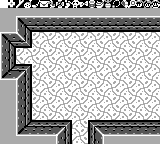

Tiled map render using the project's own tile images. Description and the whole map definition, tile-layer contents included, below:
An orthogonal 20x18 tile map with 8x8 px tiles, 2 tile layers (bg, Tile Layer 1), 6 tilesets.

<map version="1.2" tiledversion="1.2.2" orientation="orthogonal" renderorder="right-down" width="20" height="18" tilewidth="8" tileheight="8" infinite="0" nextlayerid="3" nextobjectid="1">
 <tileset firstgid="1" source="floor-i.tsx" />
 <tileset firstgid="17" source="items-2.tsx" />
 <tileset firstgid="81" source="overworld-landscape.tsx" />
 <tileset firstgid="177" source="dungeon-items.tsx" />
 <tileset firstgid="193" source="walls-a.tsx" />
 <tileset firstgid="225" source="font.tsx" />
 <layer id="1" name="bg" width="20" height="18">
  <data encoding="csv">
157,66,67,68,69,70,71,72,73,74,65,192,190,191,58,157,157,157,157,157,
1,2,1,2,1,2,1,2,1,2,1,2,1,2,1,2,1,2,1,2,
3,4,3,4,3,4,3,4,3,4,3,4,3,4,3,4,3,4,3,4,
1,2,1,2,1,2,1,2,1,2,1,2,1,2,1,2,1,2,1,2,
3,4,3,4,3,4,3,4,3,4,3,4,3,4,3,4,3,4,3,4,
1,2,1,2,1,2,1,2,1,2,1,2,1,2,1,2,1,2,1,2,
3,4,3,4,3,4,3,4,3,4,3,4,3,4,3,4,3,4,3,4,
1,2,1,2,1,2,1,2,1,2,1,2,1,2,1,2,1,2,1,2,
3,4,3,4,3,4,3,4,3,4,3,4,3,4,3,4,3,4,3,4,
1,2,1,2,1,2,1,2,1,2,1,2,1,2,1,2,1,2,1,2,
3,4,3,4,3,4,3,4,3,4,3,4,3,4,3,4,3,4,3,4,
1,2,1,2,1,2,1,2,1,2,1,2,1,2,1,2,1,2,1,2,
3,4,3,4,3,4,3,4,3,4,3,4,3,4,3,4,3,4,3,4,
1,2,1,2,1,2,1,2,1,2,1,2,1,2,1,2,1,2,1,2,
3,4,3,4,3,4,3,4,3,4,3,4,3,4,3,4,3,4,3,4,
1,2,1,2,1,2,1,2,1,2,1,2,1,2,1,2,1,2,1,2,
3,4,3,4,3,4,3,4,3,4,3,4,3,4,3,4,3,4,3,4,
1,2,1,2,1,2,1,2,1,2,1,2,1,2,1,2,1,2,1,2
</data>
 </layer>
 <layer id="2" name="Tile Layer 1" width="20" height="18">
  <data encoding="csv">
176,359,372,373,375,360,361,362,363,365,369,370,371,374,377,378,379,366,367,368,
173,173,173,173,173,173,173,173,173,173,173,173,173,173,173,173,173,173,173,173,
173,173,2684354755,2684354763,2684354763,2684354763,2684354763,2684354763,2684354763,2684354763,2684354763,2684354763,2684354763,2684354763,2684354763,2684354763,2684354763,2684354763,2684354763,2684354763,
173,173,203,2684354771,217,217,217,217,217,217,217,217,217,217,217,217,217,217,217,217,
2684354755,2684354763,1073742023,1610612953,0,0,0,0,0,0,0,0,0,0,0,0,0,0,0,0,
203,2684354771,217,3221225688,0,0,0,0,0,0,0,0,0,0,0,0,0,0,0,0,
203,1610612953,0,0,0,0,0,0,0,0,0,0,0,0,0,0,0,0,0,0,
203,1610612953,0,0,0,0,0,0,0,0,0,0,0,0,0,0,0,0,0,0,
203,211,3221225689,2684354776,0,0,0,0,0,0,0,0,0,0,0,0,0,0,0,0,
195,1610612939,3758096583,1610612953,0,0,0,0,0,0,0,0,0,0,0,0,0,0,0,0,
173,173,203,1610612953,0,0,0,0,0,0,0,0,0,0,0,0,0,0,0,0,
173,173,203,1610612953,0,0,0,0,0,0,0,0,0,0,0,0,0,0,0,0,
173,173,203,1610612953,0,0,0,0,0,0,0,0,0,0,0,0,0,0,0,0,
173,173,203,1610612953,0,0,0,0,0,0,0,0,0,0,0,0,0,0,0,0,
173,173,203,1610612953,0,0,0,0,0,0,0,0,0,0,0,0,0,0,0,0,
173,173,203,211,3221225689,3221225689,3221225689,3221225689,2684354776,0,0,216,3221225689,3221225689,3221225689,3221225689,3221225689,3221225689,3221225689,3221225689,
173,173,195,1610612939,1610612939,1610612939,1610612939,3758096583,1610612953,0,0,2684354777,2147483847,1610612939,1610612939,1610612939,1610612939,1610612939,1610612939,1610612939,
173,173,173,173,173,173,173,203,1610612953,0,0,2684354777,3221225675,173,173,173,173,173,173,173
</data>
 </layer>
</map>
